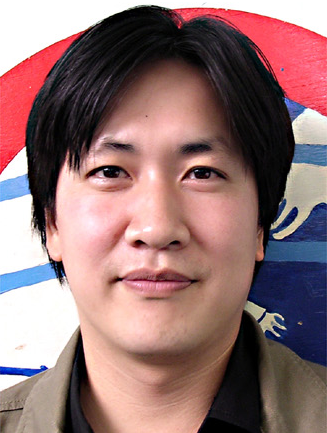
#> input picture testingLab/a1.bmp, 327 x 433 px; the run also reads 1 picture not shown here
$ python 'OpenCV T0.1.py'   (Python 2 division)
#> lines starting #> are read from the running program, lines starting #| are printed output that depends on the picture
import cv2 as cv
import numpy as np
import os
import msvcrt as m
import time

path = 'faces'
#faceDetector = cv.CascadeClassifier('myfacedetector.xml')
faceDetector = cv.CascadeClassifier('haarcascade_frontalface_default.xml')

files = os.listdir(path)

#img = cv.imread('IMG_20170709_195800959.jpg', cv.IMREAD_COLOR) #cam.read()
img = cv.imread('a1.bmp', cv.IMREAD_COLOR) #cam.read()
#> img is the input picture: shape (433, 327, 3); mean B, G, R 114.4, 114.3, 146.6
img = cv.bilateralFilter(img, 9,75,75)
gray = cv.cvtColor(img, cv.COLOR_BGR2GRAY)
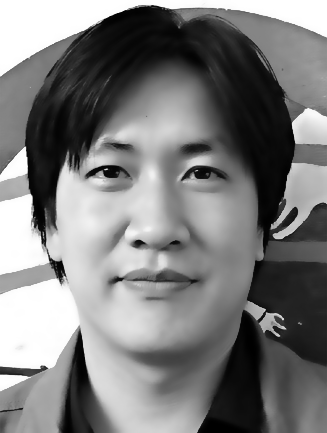
#> gray: shape (433, 327); min 0, max 255, mean 124
faces = faceDetector.detectMultiScale(gray, 1.3,5)
#> faces = [[46, 88, 224, 224]]
for(x,y,w,h) in faces:
    cv.rectangle(img, (x,y), (x+w,y+h), (0,0,255), 2)
#> this loop made 1 pass
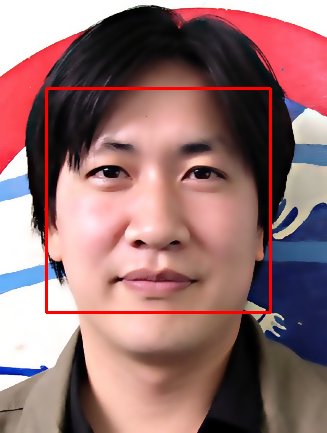
#> img: shape (433, 327, 3); mean B, G, R 112.8, 112.8, 149.6
'''
while True:
    cv.imshow("face", img)
    if(cv.waitKey(1)==ord('q')):
        cv.destroyAllWindows()
        continue

'''
i = 0
for file in files:
    #img = cv.imread('IMG_20170709_195800959.jpg', cv.IMREAD_COLOR) #cam.read()
    img = cv.imread(path+'/'+file, cv.IMREAD_COLOR) #cam.read()
    gray = cv.cvtColor(img, cv.COLOR_BGR2GRAY)
    img = cv.bilateralFilter(img, 9,75,75)
    faces = faceDetector.detectMultiScale(gray, 1.3,5)
#> faces = [[47, 87, 226, 226]]
    for(x,y,w,h) in faces:
		i=i+1
		cv.rectangle(img, (x,y), (x+w,y+h), (0,0,255), 2)
#> this loop made 1 pass
#> (x, y, w, h, i) on pass 1: (47, 87, 226, 226, 1)
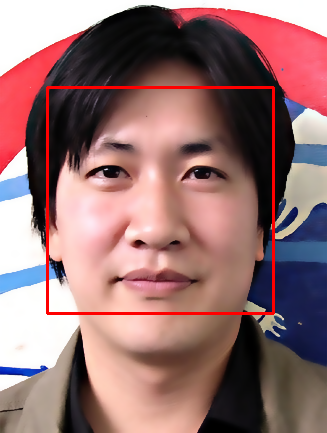
#> img: shape (433, 327, 3); mean B, G, R 112.8, 112.7, 149.6
#> after the loop, i = 1
    cv.imshow("face", img)
    if(cv.waitKey(1)==ord('q')):
#> (key q is pressed here)
        cv.destroyAllWindows()
        continue
#> pass 2 of the loop `for file in files:`:
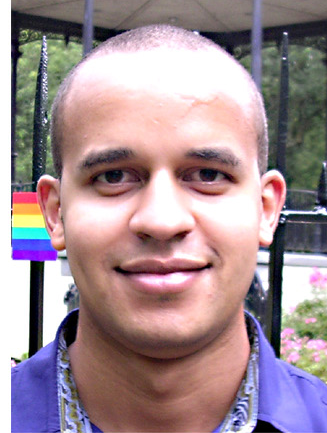
#> input picture testingLab/faces/a11.bmp, 327 x 433 px
#> img is the input picture: shape (433, 327, 3); mean B, G, R 147, 141.1, 161.8
#> `gray = cv.cvtColor(img, cv.COLOR_BGR2GRAY)`:
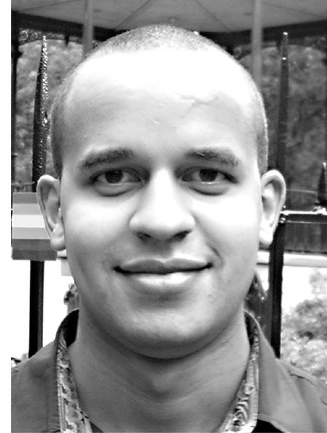
#> gray: shape (433, 327); min 0, max 255, mean 148
#> `faces = faceDetector.detectMultiScale(gray, 1.3,5)`: faces = [[36, 81, 255, 255]]
#> the loop `for(x,y,w,h) in faces:` made 1 pass
#> (x, y, w, h, i) on pass 1: (36, 81, 255, 255, 2)
#> after the loop `for(x,y,w,h) in faces:`:
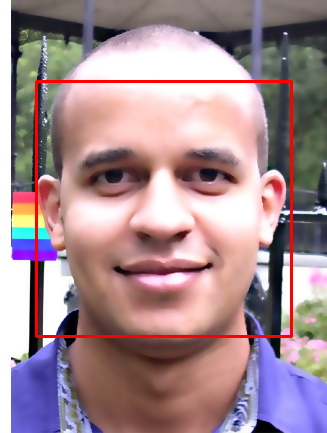
#> img: shape (433, 327, 3); mean B, G, R 144.2, 138.5, 164.5
#> after the loop `for(x,y,w,h) in faces:`: i = 2
#> (key Esc is pressed here)
#> pass 3 of the loop `for file in files:`:
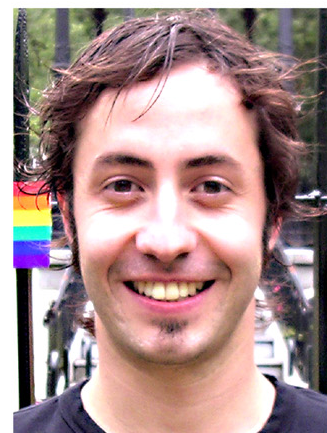
#> input picture testingLab/faces/a13.bmp, 327 x 433 px
#> img is the input picture: shape (433, 327, 3); mean B, G, R 140.1, 141.5, 168.5
#> `gray = cv.cvtColor(img, cv.COLOR_BGR2GRAY)`:
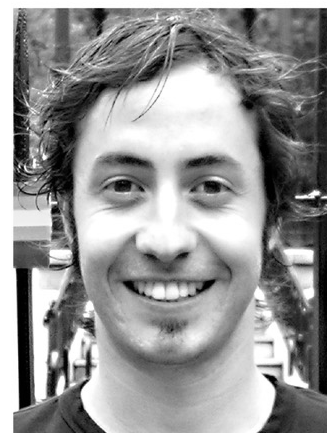
#> gray: shape (433, 327); min 0, max 255, mean 149.4
#> `faces = faceDetector.detectMultiScale(gray, 1.3,5)`: faces = [[43, 89, 247, 247]]
#> the loop `for(x,y,w,h) in faces:` made 1 pass
#> (x, y, w, h, i) on pass 1: (43, 89, 247, 247, 3)
#> after the loop `for(x,y,w,h) in faces:`:
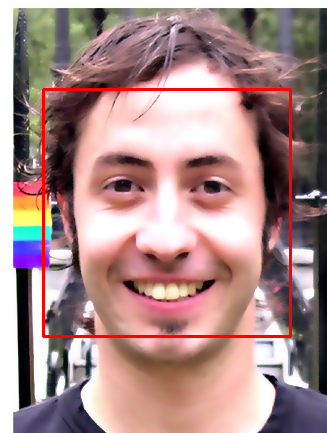
#> img: shape (433, 327, 3); mean B, G, R 137.2, 138.5, 170.4
#> after the loop `for(x,y,w,h) in faces:`: i = 3
print i
#| 3
